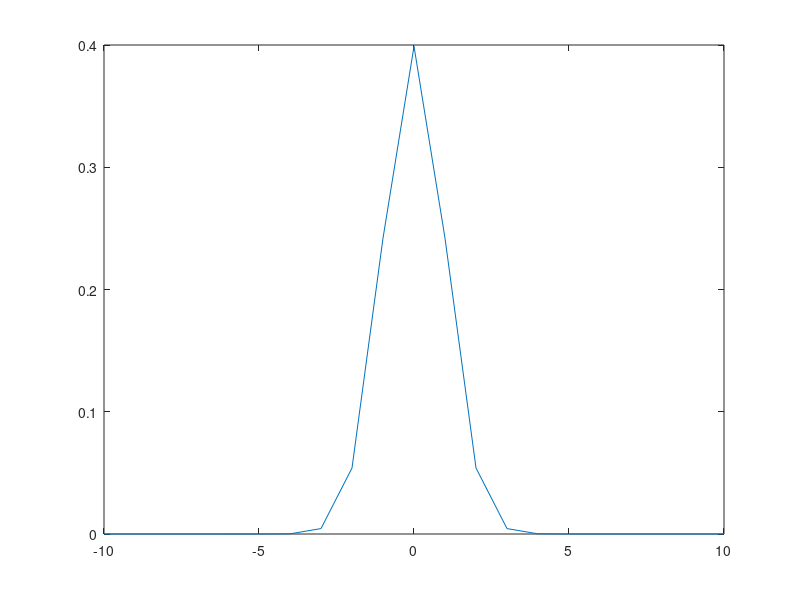

Write MATLAB code to recreate this figure.
%% EXERCICE 1 : Creation de tableaux, accès à un élément

% A tester
% 
% % L'espace ou la virgule sont equivalents pour definir les tableaux.
% 

L1 = [10 20 30 40];
L2 = [5, 10, 15, 20];
 
% 
% % Creation d'un vecteur colonne
% % Le point virgule permet de passer a la ligne suivante.
% 

C1 = [10; 20; 30; 40];

 
%
% % Acces a un element d'un tableau. Les indices commencent a 1
%
 
L2(1);
C1(2);

% 
% % definition d'une matrice 3x3
%
 
M1 = [ 10 20 30 ; 40 50 60; 70 80 90];

% 
% % taille d'un tableau
% 

size(L1);
size(C1);
size(M1);

% 
% % La taille est une structure 
% % Premiere valeur : le nombre de lignes
% % Seconde valeur  : le nombre de colonnes
% 
size(L1, 1);
size(L1, 2);
 
size(C1, 1);
size(C1, 2);
 
% nbLig = size(M1, 1)
% nbCol = size(M1, 2)

% 
% % Acceder aux elements d'un tableau 2D (indiceLigne, indiceColonne)
% 
% 

% iL = 2;
% iC = 3;
% M1(iL, iC)

%
% % Extraire une colonne
%
 
M1(:,1);
% M1(:,3)
 
% 
% % Extraire une ligne 
% 
 
M1(2,:);

%
% %  Extraire un sous-tableau
%
 
M1(2:3,1:2);
 
% 
% % Supprimer des lignes. Modifie le tableau
%
 
% M1(2:3,:) = []

% 
% % Supprimer des colonnes
% 
 
% M1(:,2:3) = []


% 
% % Fonctions predefinies de creation de tableaux
% 
 
M2 = zeros(3); % tableau 3x3!
 
M3 = zeros(1,3);
 
% M4 = ones(2,4)

% Id = eye(2,3) % tableau 2x3 rempli de 0 avec 1 sur diagonale depuis haut gauche 

%
% % Tableau de valeurs parcourant un intervalle
%

V1 = 1:10; % pas entier de 1 par defaut

V2 = 1:0.2:5;

% M5 = [1:1:5;2:1:6]

%
% %  Creer un tableau à partir de ses lignes
% 

% T1 = [5 1 3]
% T2 = [10 4 2]
% T3 = [3 5 0]
% M6 = [T1; T2; T3] 

% ou 
% M6 =  vertcat(T1, T2, T3)

% 
% % Concaténer des tableaux 1D
%

% M7 = [T1 T2 T3]
% ou
% M7 = horzcat(T1, T2, T3)
 


%  
% % Dupliquer une matrice
% 
 
%M8 = [1 2 3 ; 4 5 6]
%M9 = repmat(M8, 3, 2)

%  
% % Redimensionner une matrice
% % le nombre d'elements est le meme avant et apres
% % le parcours colonne par colonne donne la meme suite d'elements
%

%M10 = reshape(M9, size(M9,2)/2, size(M9,1)*2)

% 
% % Creer un tableau aleatoirement.
%  

V3 = rand(1, 10); % parametres = dimension du tableau

M11 = rand(5, 3);

% M12 = randi(50, 1, 20)


%% EXERCICE 2 : Trier un tableau 

% A tester

V4 = sort(V3);

M13 = reshape(V4, 2, 5);

% sort(M11, 1) % chaque colonne est triée

% sort(M11, 2) % chaque ligne est triée


% A ecrire
% ...

 
%% EXERCICE 3 : Indexation logique

% A tester
%
% % Chercher des elements dans un tableau, B1 est un tableau de booleens
% 

V5 = randi(25,1,10);
B1 = V5>20;

% 
% % V6 contient les valeurs de V5 qui sont superieures a 20
%

V6 = V5(B1);
% ou
% V6 = V5(V5>20)

%
% % Index contient les indices dans V5 ou les elements sont superieurs a 20. 
%
Index = find(V5 > 20);

% A ecrire
%...


%% EXERCICE 4 : opérations arithmétiques sur vecteurs et matrices

% A tester

Mat1 = randi(4, 4, 4);

Mat2 = randi (4, 4, 4);

VecLigne = randi (20, 1, 10);

VecCol = VecLigne'; % equivalent a VecCol = transpose (VecLigne)
 
%
% % Addition et soustraction - fonctionne sur des matrices de meme taille
%
  
%   Mat3 = Mat1 + Mat2
%   Mat4 = Mat1 - Mat2
   
%
% % Somme des éléments d'une matrice
% 

S1 = sum(VecLigne);
% S2 = sum(VecCol)
S3 = sum(Mat1); % somme colonne par colonne
S4 = sum(Mat1, 1); % idem 
S5 = sum(Mat1, 2); % somme ligne par ligne


% 
% % Multiplication de deux matrices (attention a la coherence des dimensions)
% 

Mat5 = Mat1*Mat2;

% Mat6 = Mat1 .* Mat2

% Vec1 = Mat1 * VecCol
 
% Vec2 = VecLigne * Mat2
 
% Mat7 = VecCol * VecLigne
 
% ProduitScalaire =  VecLigne * VecCol

%
% % Inversion et resolution de systeme lineaire
% 

% InvMat3 = inv(Mat3) % inverser une matrice (si elle est inversible)


% Res = Mat3\VecCol
% ou
% Res1= InvMat3*VecCol
 

%% EXERCICE 5 : affichage 

% A tester

%
% % Affichage d'une courbe définie par les coordonnées de ses points
%

X = -10:1:10
Y = normpdf(X, 0, 1)

plot(X, Y)
% ou 
% plot(X, Y, 'g--x')
% ou 
% scatter(X, Y)

%
% % On peut superposer plusieurs affichage dans la meme figure
%

% Y2 = normpdf(X, 3, 2);
% hold on;
% plot(X, Y)
% plot(X, Y2)
% hold off; 

%
% % On peut creer plusieurs figures en meme temps
%
% close all % pour fermer d'autres figures creees precedemment
% figure('Name', 'loi normale de moyenne 0')
% plot(X, Y)
% figure('Name', 'loi normale de moyenne 3')
% plot(X, Y2)


%
% % utilisation de la fonction parabole (fichier parabole.m)
%


% axis auto;
% X = -100: 100;
% Y = parabole(X);
% plot(X, Y)

% ou 
% fplot('parabole',[-100 100])

%
% % en 3D
%


% mu = [0 0];
% sigma = [2 1; 1 3];

% x1 = -10:0.5:10;
% y1 = -10:0.5:10;

% [X,Y] = meshgrid(x1, y1);

% Z = mvnpdf([X(:) Y(:)], mu, sigma);

% S = reshape(Z,length(x1),length(y1));

%surf(x1, y1, S);
% ou 
% scatter3(X(:), Y(:), Z)

% caxis([min(S(:))-.5*range(S(:)),max(S(:))]);

% axis([-10 10 -10 10 0 .2])

% xlabel('x'); ylabel('y'); zlabel('Probability Density');

% A ecrire
% ...








